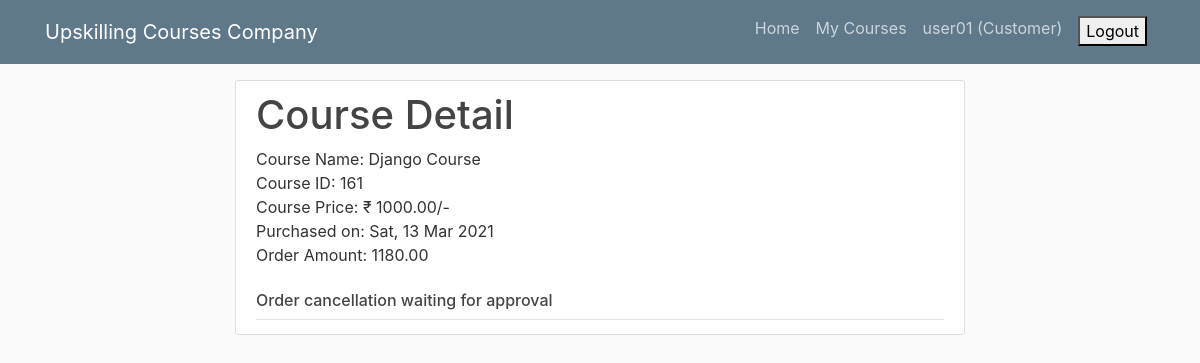
Screenshot of /orders/mycoursedetail/161/ (signed in) with the database file from the repository.
### accounts/models.py (models this page shows)
class User(AbstractUser):
    is_admin = models.BooleanField(default=False)
    is_customer = models.BooleanField(default=False)
    is_customerexecutive = models.BooleanField(default=False)
    is_salesexecutive = models.BooleanField(default=False)
    username = models.CharField(unique=True, max_length=100)
    email = models.EmailField(max_length=100)
    first_name = models.CharField(max_length=100)
    last_name = models.CharField(max_length=100)

### orders/models.py (models this page shows, shortened)
class Order(models.Model):
    order_id        = models.AutoField(primary_key=True)
    user            = models.ForeignKey(Customer, default=None, on_delete=models.CASCADE)
    course          = models.ForeignKey(Product, default=None, on_delete=models.CASCADE)
    amount          = models.DecimalField(max_digits=6, decimal_places=2)
    gst_amount      = models.DecimalField(max_digits=6, decimal_places=2, blank=True, null=True)
    final_amount    = models.DecimalField(max_digits=6, decimal_places=2, blank=True, null=True)
    order_date      = models.DateTimeField(auto_now_add=True)

### products/models.py (models this page shows)
class Product(models.Model):
    product_id      = models.IntegerField(primary_key=True)
    product_name    = models.CharField(max_length=100)
    product_price   = models.DecimalField(max_digits=6, decimal_places=2)
    product_seller  = models.ForeignKey(SalesExecutive, on_delete=models.CASCADE)
    def __str__(self):
        return self.product_name

### orders/views.py (the view)
# urls.py: path('mycoursedetail/<order_id>/', mycoursedetail, name='mycoursedetail'),
@login_required(login_url="/accounts/login/")
def mycoursedetail(request, order_id):
    course = Order.objects.get(order_id=order_id)
    logged_in_user = get_object_or_404(Customer, username=str(request.user))
    cancelledorder = CancelledOrder.objects.filter(order_id=order_id)
    return render(request, 'orders/customers/mycoursedetail.html', {'course':course, 'cancelledorder':cancelledorder, 'logged_in_user':logged_in_user})

### orders/templates/orders/customers/mycoursedetail.html
{% extends 'base.html' %}
{% block content %}
    {% if course.user == logged_in_user%}
        <article class="media content-section">
            <div class="media-body">
                <div class="article-metadata">
                    <h1> Course Detail</h1>
                    Course Name: {{ course.course }}<br>
                    Course ID: {{ course.order_id }}<br>
                    Course Price: ₹ {{ course.amount }}/-<br>
                    Purchased on: {{ course.order_date|date:"D, d M Y" }}<br>
                    Order Amount: {{ course.final_amount }}<br><br>
                    {% if cancelledorder %}
                        <h6>Order cancellation waiting for approval</h6>
                    {% else %}
                        <a href="{% url 'orders:cancelorder' order_id=course.order_id %}">Delete Course/Cancel Order</a>
                    {% endif %}
                </div>
            </div>
        </article>
    {% else %}
        <h4>Not Authorized to view this page.</h4>
    {% endif %}
{% endblock %}

### templates/base.html (shortened to what this page needs)
{% load static %}
<!DOCTYPE html>
<html>
<head>
    <link rel="stylesheet" href="https://maxcdn.bootstrapcdn.com/bootstrap/4.0.0/css/bootstrap.min.css">
    <link rel="stylesheet" type="text/css" href="{% static 'style.css' %}">
</head>
<body>
    <header class="site-header">
        <nav class="navbar navbar-expand-md navbar-dark bg-steel fixed-top">
            <div class="container">
                <a class="navbar-brand mr-4" href="{% url 'products:home' %}">Upskilling Courses Company</a>
                <div class="collapse navbar-collapse" id="navbarToggle">
                    <div class="navbar-nav">
                        {% if user.is_customer %}
                            <a class="nav-item nav-link" href="{% url 'products:home' %}">Home</a>
                            <a class="nav-item nav-link" href="{% url 'orders:mycourses' %}">My Courses</a>
                            <label class="nav-item nav-link">{{ request.user }} (Customer)</label>
                            <form class="nav-item nav-link" action="{% url 'accounts:logout' %}" method="POST">
                                <button type="submit">Logout</button>
                            </form>
                        {% else %}
                                <a class="nav-item nav-link" href="{% url 'accounts:login' %}">Login</a>
                                <a class="nav-item nav-link" href="{% url 'accounts:signup' %}">Signup</a>
                        {% endif %}
                    </div>
                </div>
            </div>
        </nav>
    </header>
    <main role="main" class="container">
        <div class="row">
            <div class="col-sm-8 mx-auto">
                {% block content %}{% endblock %}
            </div>
        </div>
    </main>
</body>
</html>

### static/style.css (style rules this page uses)
body { background: #fafafa; color: #333333; margin-top: 5rem; }
h1, h2, h3, h4, h5, h6 { color: #444444; }
.bg-steel { background-color: #5f788a; }
.site-header .navbar-nav .nav-link { color: #cbd5db; }
.content-section { background: #ffffff; padding: 10px 20px; border: 1px solid #dddddd; border-radius: 3px; margin-bottom: 20px; }
.article-metadata { padding-bottom: 1px; margin-bottom: 4px; border-bottom: 1px solid #e3e3e3 }

### rows the page displays
User: user "user01"
Order: course "Django Course", order_id "161", amount "1000.00", order_date "Sat, 13 Mar 2021", final_amount "1180.00"
